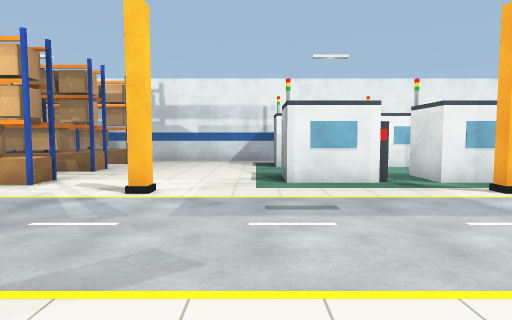
[1] (above)

24 first-person views from a walk through a robot-simulator world made for Gazebo. The camera is 1.2 m above the floor, tilts 4° down and sees 75° across. The floor is counted in squares, 1 m on a side. Each view is taken from the middle of a square. On the plan, view 1 faces up. The plan holds only what a view shows up to about 13 squares ahead; the rest is blank.

[2]
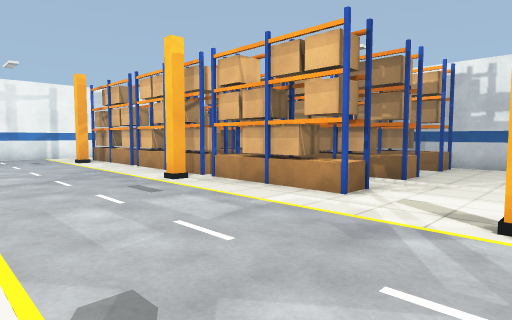

[3]
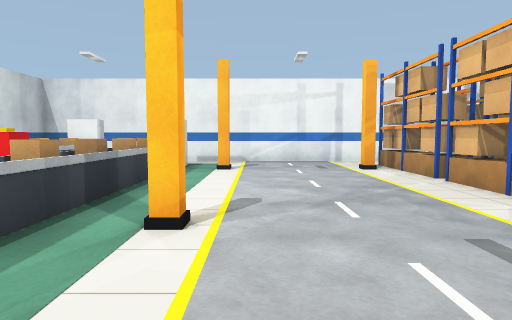

[4]
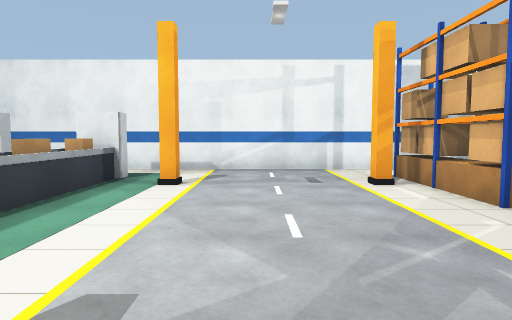

[5]
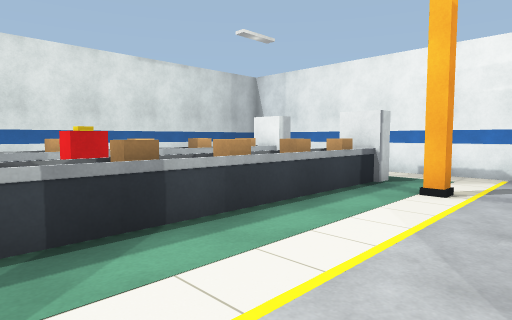

[6]
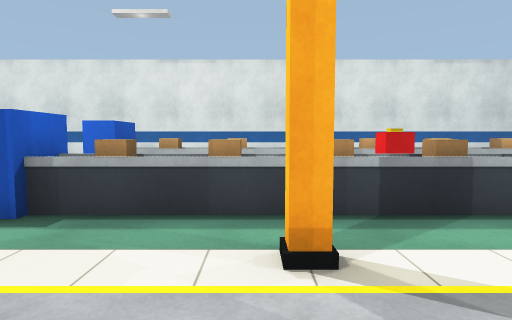

[7]
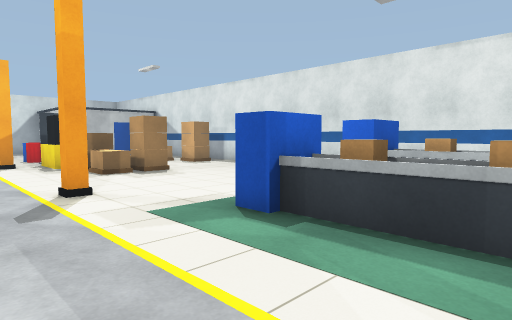

[8]
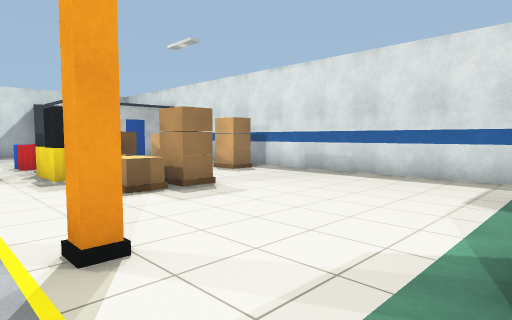

[9]
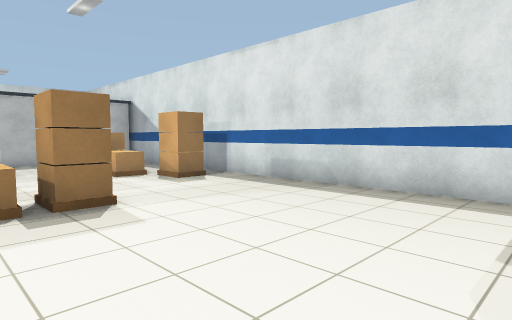

[10]
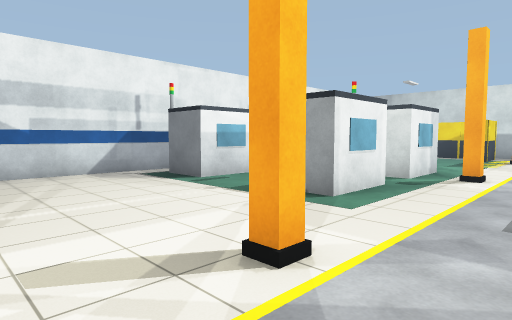

[11]
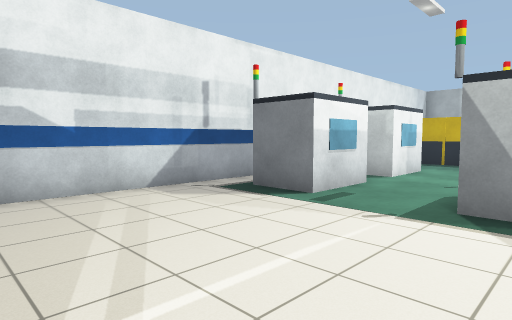

[12]
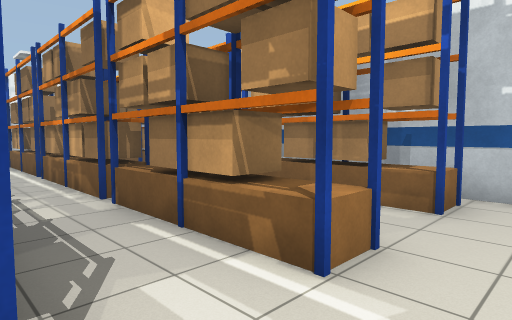

[13]
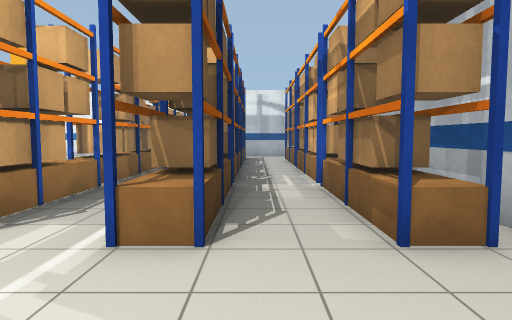

[14]
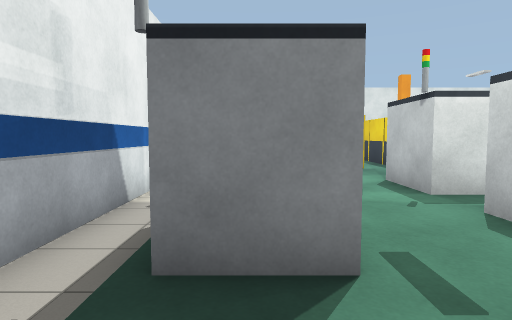

[15]
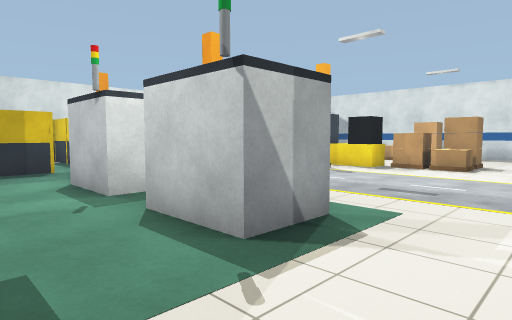

[16]
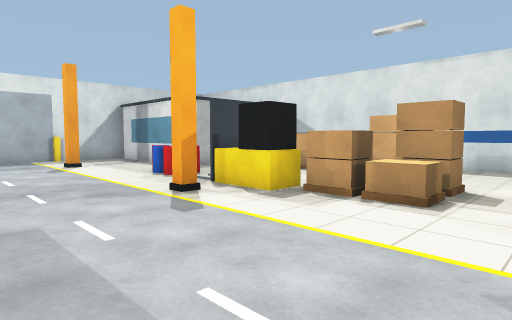

[17]
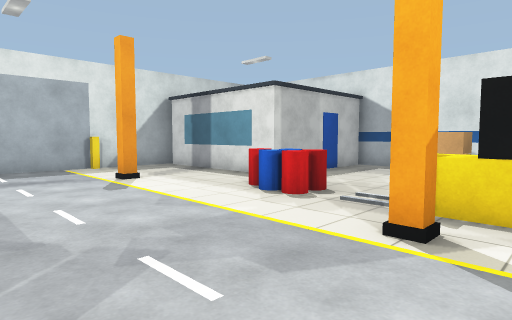

[18]
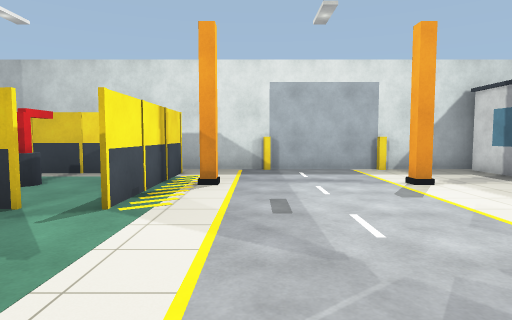

[19]
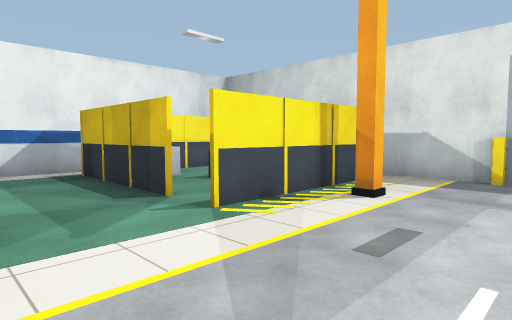

[20]
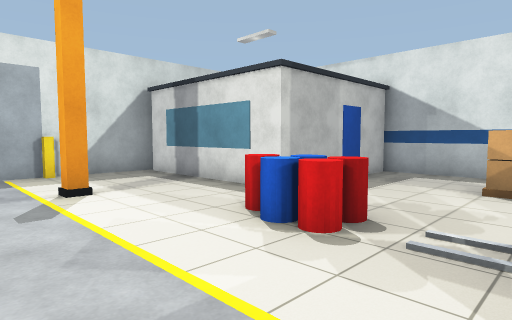

[21]
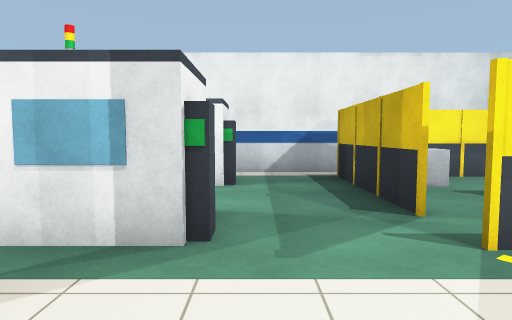

[22]
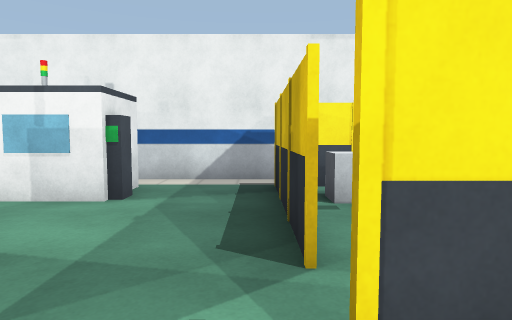

[23]
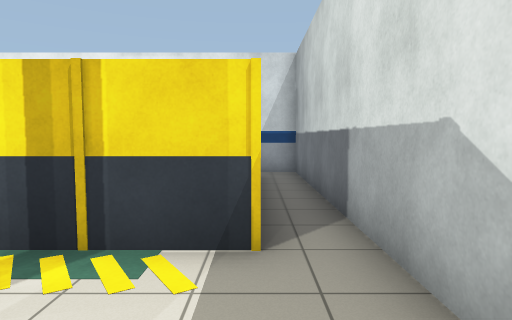

[24]
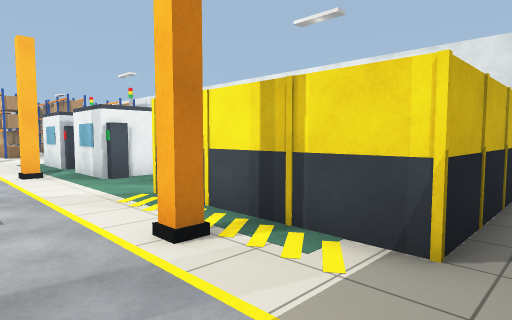

### Floor plan
Key: @ floor where view 1 was taken; # wall or solid block; . floor; P pallet; B grey box; L blue post; A black box; C conveyor; R brown box; U blue box; W white box; Y yellow post; E red cylinder; S red post; F red box; I blue cylinder; G green box; O other object.
Columns run from 23 left of view 1 to 18 right of it. Each row starts with its distance up from view 1.
 17             #######################    ###
 16                  ............ .....    ..#
 15        PPPPPPPPPPP......B     B..YYO#Y# .#
 14         ................B   B L..##B..  .#
 13         ................BB .BBG..#BBB. O.#
 12 #  PPPPPPPPPPPPPPP...............##.SF.Y.#
 11 #    ............................##.I..#.#
 10 #         ..............BBB.BBB..YY....Y.#
  9 #  PPPPPPPPPPPPPPP......BBL.BBL...Y##Y#Y.#
  8 #..PPPPPPPPPPPPPPP.......................#
  7 #...A.......A.......A.......A.......A....#
  6 #.......................................Y#
  5 #........................................#
  4 #........................................#
  3 #........................................#
  2 #...A.......A.......A.......A.......A....#
  1 #.......................................Y#
  0 #..CCCCCCCCCCCCCCC.....@RRRAAU.EOE.......#
 -1 #. CCCCCCCCCCCCCC ......RRR.  ... .......#
 -2 #         C       ......RR....... WWWWWWW
 -3 #                 .........  .....W
 -4 #  CCCCCCCCCCCCCCC..........RRR...W
 -5 #                 .........RRRR...U
 -6                   .........R .....W
 -7                   ..........   ...W
 -8     ##############################

Positions as (right, up) in squares from view 1, and headings:
1: (0, 0), facing up
2: (-2, 2), facing up-left
3: (-6, 3), facing left
4: (-10, 4), facing left
5: (-11, 4), facing down-left
6: (-10, 5), facing down
7: (-10, 4), facing down-right
8: (-6, 3), facing down-right
9: (-5, 0), facing down-right
10: (-5, 5), facing up-right
11: (-5, 9), facing up-right
12: (-4, 9), facing up-left
13: (-2, 13), facing left
14: (-2, 14), facing right
15: (-2, 13), facing down-right
16: (-1, 6), facing down-right
17: (4, 6), facing down-right
18: (5, 6), facing right
19: (7, 4), facing up-right
20: (6, 4), facing down-right
21: (8, 5), facing up
22: (10, 7), facing up
23: (16, 5), facing up
24: (17, 5), facing up-left
